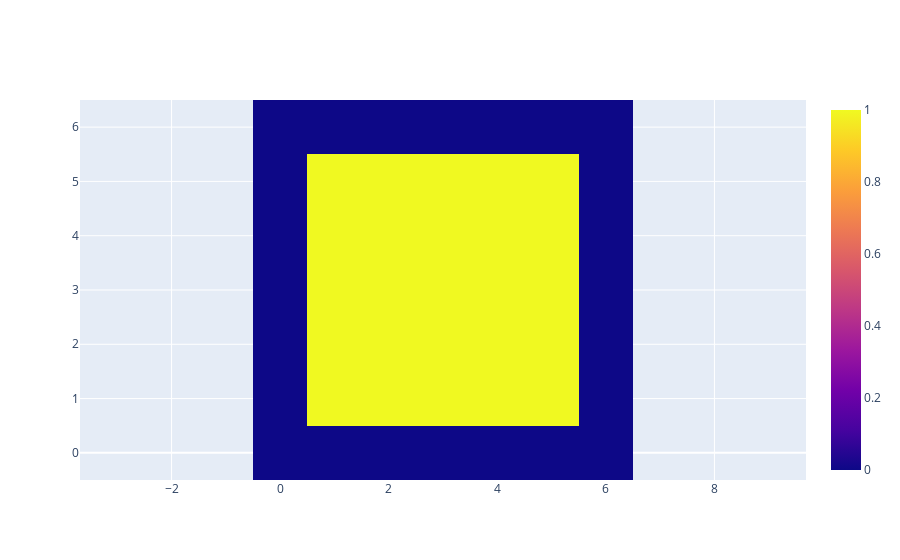

Notebook cell for this chart:
### Markdown cell above
First, Skimage is capable of finding area, perimeter, and the Euler characteristic for each component of an image.

These examples demonstrate this:

### Code cell
image = np.array([
    [0, 0, 0, 0, 0, 0, 0],
    [0, 1, 1, 1, 1, 1, 0],
    [0, 1, 1, 1, 1, 1, 0],
    [0, 1, 1, 1, 1, 1, 0],
    [0, 1, 1, 1, 1, 1, 0],
    [0, 1, 1, 1, 1, 1, 0],
    [0, 0, 0, 0, 0, 0, 0]
], dtype=float)

display(go.Figure(go.Heatmap(z=image), go.Layout(xaxis=dict(scaleanchor='y'))))

region_props = measure.regionprops(measure.label(image))
for idx, props in enumerate(region_props):
    print()
    print(f'Props for component {idx}:')
    print(f'  - Area       : {props.area}')
    print(f'  - Parameter  : {props.perimeter}')
    print(f'  - Euler Char.: {props.euler_number}')

### Figure 1 — Plotly figure (JSON) as saved in the notebook; plotly's stock layout.template omitted (floating-point values rounded to 4 significant figures)
{"data": [{"type": "heatmap", "z": [[0, 0, 0, 0, 0, 0, 0], [0, 1, 1, 1, 1, 1, 0], [0, 1, 1, 1, 1, 1, 0], [0, 1, 1, 1, 1, 1, 0], [0, 1, 1, 1, 1, 1, 0], [0, 1, 1, 1, 1, 1, 0], [0, 0, 0, 0, 0, 0, 0]]}], "layout": {"autosize": true, "xaxis": {"autorange": true, "domain": [0, 1], "range": [-4.519, 10.52], "scaleanchor": "y"}, "yaxis": {"autorange": true, "domain": [0, 1], "range": [-0.5, 6.5]}}}
